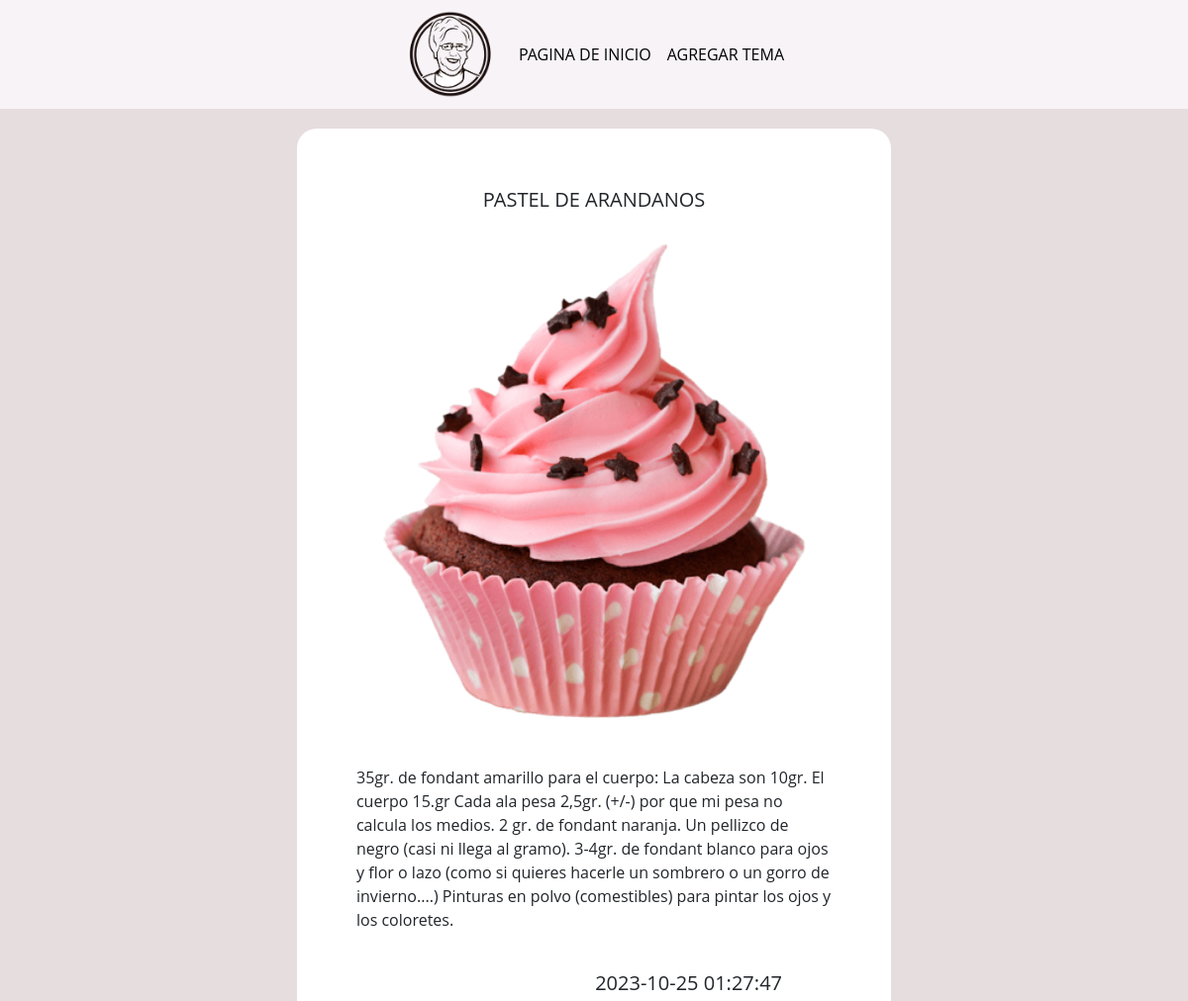
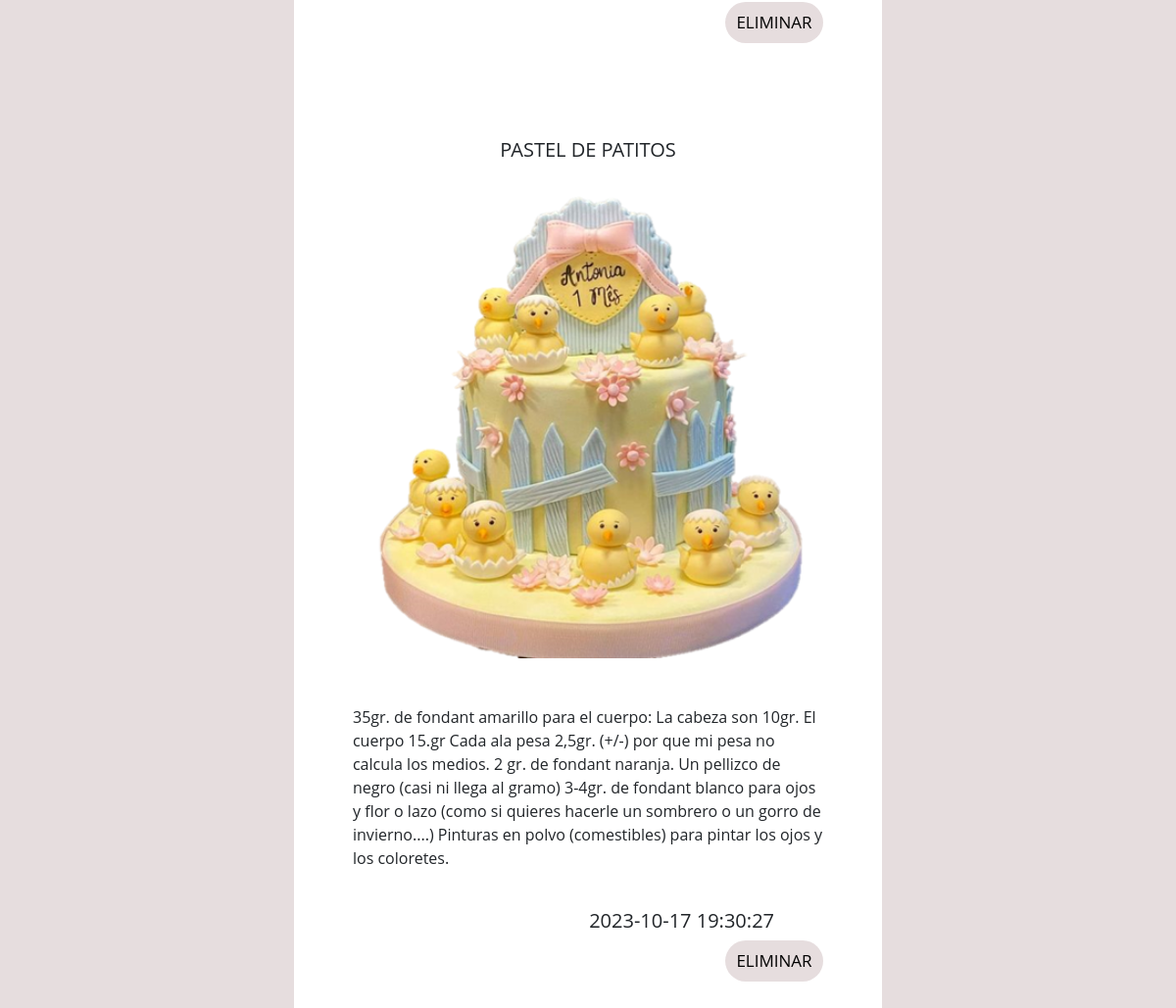
Page /admin/blog.php on the committed database (2 pictures, top to bottom).
### tables this page shows
CREATE TABLE `formulario_blog` (
  `id_formulario` int(11) NOT NULL,
  `Titulo` varchar(35) NOT NULL,
  `Fecha` datetime NOT NULL,
  `Comentario` text NOT NULL,
  `Imagen` varchar(50) NOT NULL
);

### admin/blog.php (the view, shortened to what this page needs)
<!DOCTYPE html>
<html lang="en">
<head>
    <link href="https://cdn.jsdelivr.net/npm/bootstrap@5.3.2/dist/css/bootstrap.min.css" rel="stylesheet">
    <link rel="stylesheet" href="../CSS1/estilo_blog.css">
</head>
<body>
     <header>
        <div class="navbar navbar-expand-lg">
            <div class="container">
                <a href="#" class="navbar-brand" id="logo">
                    <img src="../wed/imagenes/logotipoabuela.png">
                </a>
                <div class="collapse navbar-collapse" id="navbarHeader">
                    <ul class="navbar-nav me-auto mb-2 mb-lg-0">
                        <li class="nav-item">
                            <a href="./miniProyecto.php" class="nav-link active">PAGINA DE INICIO</a>
                        </li>
                        <li class="nav-item">
                            <a href="./Formulario.php" class="nav-link active">AGREGAR TEMA</a>
                        </li>
                    </ul>
                </div>
            </div>
        </div>
    </header>
<body>
<div class="contenedor">
<?php
$db= new DataBase();
 $con= $db->conectar();
 $sql=$con->query("SELECT * FROM formulario_blog ORDER BY FECHA DESC");
 $sql->execute();
 while($data = $sql->fetch(PDO::FETCH_ASSOC)){
        echo "<h1 class='titulo'>" . $data['Titulo'] . "</h1><br/>";
        if($data['Imagen']!=""){
            echo "<div class='imagen'><img src='../directorio/" . $data['Imagen'] . "' width='600px'  /></div>";
        }
        echo "<br/><br/>";
        echo "<p class='review-text'>" .$data['Comentario'] . "</p><br>";
        echo "<h2 class='fecha'>" .$data['Fecha'] . "</h2>";
        ?>
        <form action="" method="post">
            <div class="eliminar"><input type="submit" value="eliminar" name="eliminar" id="eliminar"></div>
        </form>
        <?php
           echo "<br><br><br>";
}
echo "<br/><br/><br/>";
?>
</div>
</body>
</html>

### CSS1/estilo_blog.css (style rules this page uses)
* { margin: 0; padding: 0; box-sizing: border-box; font-family: 'Open Sans', sans-serif; }
body { background-color: #e6ddde; }
header { display: flex; height: 110px; background-color: #f7f3f7; justify-content: center; align-items: center; padding-left: 0px; }
#navbarHeader { margin-left: center; gap: 45px; }
#logo img { gap: 20px; width: 90px; height: 90px; margin-left: 10px; }
h1 { font-size: 20px; }
.contenedor { margin: 20px 300px; padding: 5%; background: white; border-radius: 20px; }
.imagen { display: flex; justify-content: center; justify-items: center; }
.titulo { text-align: center; text-transform: uppercase; }
.fecha { text-align: right; margin-right: 50px; font-size: 20px; }
input { padding: 8px 5px; border: 0px; border-radius: 25px; margin-bottom: 25px; background-color: #e6ddde; width: 100px; font-size: 17px; text-transform: uppercase; }
.eliminar { display: flex; align-items: end; justify-content: end; }

### rows in the picture
formulario_blog: Titulo "PASTEL DE ARANDANOS", Imagen (picture), Comentario "35gr. de fondant amarillo para el cuerpo: La cabeza son 10gr. El cuerpo 15.gr Cada ala pesa 2,5gr. (+/-) por que mi pesa no calcula los medios. 2 gr. de fondant naranja. Un pellizco de negro (casi ni llega al gramo). 3-4gr. de fondant blanco para ojos y flor o lazo (como si quieres hacerle un sombrero o un gorro de invierno....) Pinturas en polvo (comestibles) para pintar los ojos y los coloretes.", Fecha "2023-10-25 01:27:47"
formulario_blog: Titulo "PASTEL DE PATITOS", Imagen (picture), Comentario "35gr. de fondant amarillo para el cuerpo: La cabeza son 10gr. El cuerpo 15.gr Cada ala pesa 2,5gr. (+/-) por que mi pesa no calcula los medios. 2 gr. de fondant naranja. Un pellizco de negro (casi ni llega al gramo) 3-4gr. de fondant blanco para ojos y flor o lazo (como si quieres hacerle un sombrero o un gorro de invierno....) Pinturas en polvo (comestibles) para pintar los ojos y los coloretes.", Fecha "2023-10-17 19:30:27"
